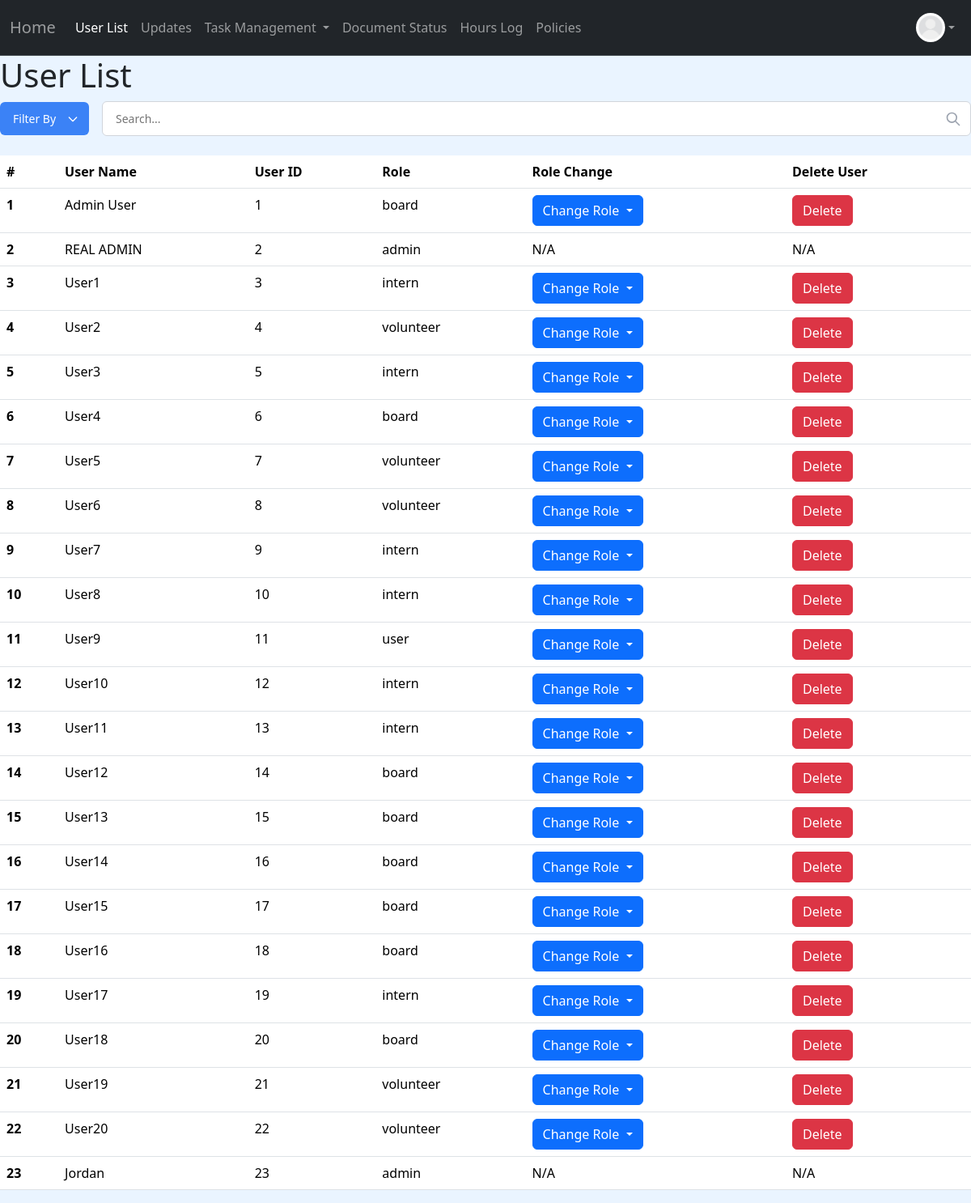
The page /user/list (signed in) on the database its author committed.
### project/models.py (models this page shows, shortened)
class User(db.Model, UserMixin):
    __tablename__ = 'users'
    id: Mapped[int] = mapped_column(primary_key=True)
    name: Mapped[str] = mapped_column()
    email: Mapped[str] = mapped_column(unique=True)
    address: Mapped[str] = mapped_column(default="None Provided")
    password_hash: Mapped[str] = mapped_column(db.String(128))
    date_created: Mapped[datetime] = mapped_column(DateTime, server_default=func.now())
    total_hours: Mapped[float] = mapped_column(default=0.0)
    picture: Mapped[str] = mapped_column(default="default.jpeg")
    role: Mapped[str] = mapped_column(default="user")  # "user", "volunteer", " intern", "board"
    hours: Mapped[List["Hours"]] = relationship("Hours", back_populates="user", cascade="all, delete-orphan")
    documents: Mapped[List["Document"]] = relationship("Document", back_populates="user", cascade="all, delete-orphan")
    task_assignments: Mapped[List["TaskAssignment"]] = relationship(
        "TaskAssignment",
        back_populates="user",
        cascade="all, delete-orphan"
    )

### app.py (the view)
@login_required
@permission_required('board')
@app.route("/user/list")
def user_list():
    if request.args.get('filter_by') and request.args.get('search_query'):
        filter_by = request.args.get('filter_by')
        search_query = request.args.get('search_query')
        if filter_by == 'role':
            users = User.query.filter(User.role.ilike(f'%{search_query}%')).all()
        elif filter_by == 'name':
            users = User.query.filter(User.name.ilike(f'%{search_query}%')).all()
    else:
        users = User.query.all()
    return render_template("user_list.html", users=users)

### app.py (called while the page is built)
@app.context_processor
def inject_now():
    return {
        'now': datetime.now,
        'today': date.today
    }

### project/models.py (called while the page is built)
@login_manager.user_loader
def load_user(user_id):
    return User.query.get(user_id)

### project/templates/user_list.html (shortened to what this page needs)
{% extends "base.html" %}
{% block content %}
<h1>User List</h1>
<form action="{{ url_for('user_list') }}" method="get" class="search-filter-container" style="display: flex; gap: 1rem; align-items: center;">
    <div>
        <select name="filter_by" id="filterSelect" class="filter-select" required>
            <option disabled selected hidden>Filter By</option>
        </select>
    </div>
    <div class="search-wrapper" style="position: relative;">
        <input
            type="text"
            name="search_query"
            id="searchBar"
            placeholder="Search..."
            class="search-input"
            required
        >
        <button type="submit" class="search-btn" style="position: absolute; right: 0; top: 0; height: 100%; background: none; border: none;">
        </button>
    </div>
</form>
    <table class="table table-hover">
    <thead class = "thead-light">
    <tr>
        <th scope="col">#</th>
        <th scope ="col">User Name</th>
        <th scope="col">User ID</th>
        <th scope="col">Role</th>
        <th scope="col">Role Change</th>
        <th scope="col">Delete User</th>
    </tr>
    </thead>
    <tbody>
        {% for user in users %}
            {% set user_num = loop.index %}
            <tr>
            <th scope="row">{{user_num}}</th>
            <td>{{ user.name }}</td>
            <td>{{ user.id }}</td>
            <td>{{ user.role }}</td>
            {% if user.role != current_user.role and user.role != "admin" %}
                <td>
                <div class="btn-group" role="group">
                    <button id="btnGroupDrop1" type="button" class="btn btn-primary dropdown-toggle" data-bs-toggle="dropdown" aria-expanded="false">
                        Change Role
                    </button>
                </td>
                <td>
                    <form action="{{ url_for('delete_user') }}" method="post">
                        <button type="button" class="btn btn-danger delete-btn" data-name="{{ user.name }}">Delete</button>
                    </form>
                </td>
                </tr>
            {% else %}
                <td>N/A</td>
                <td>N/A</td>
            {% endif %}
        {% endfor %}
    </tbody>
    </table>
{% endblock %}

### project/templates/base.html (shortened to what this page needs)
<!DOCTYPE html>
<html>
  <head>
    <link href="https://cdn.jsdelivr.net/npm/bootstrap@5.3.8/dist/css/bootstrap.min.css" rel="stylesheet">
  </head>
  <body>
    <nav class="navbar navbar-expand bg-dark border-bottom border-body" data-bs-theme="dark">
      <div class="container-fluid d-flex">
        <a class="navbar-brand" id="home-link"
            href="{% if current_user.is_authenticated and current_user.role == 'admin' %}
              {{ url_for('admin_dashboard') }}
            {% elif current_user.is_authenticated and current_user.role == 'board' %}
              {{ url_for('board_dashboard') }}
            {% elif current_user.is_authenticated and current_user.role == 'volunteer' %}
                {{ url_for('volunteer_dashboard') }}
            {% elif current_user.is_authenticated and current_user.role == 'intern' %}
                {{ url_for('intern_dashboard') }}
            {% else %}
              {{ url_for('user_dashboard') }}
          {% endif %}">
          Home
        </a>
        <ul class="navbar-nav mb-2 mb-lg-0 d-flex flex-row">
          {% if current_user.is_authenticated and current_user.role != 'user' %}
            {% if current_user.role == 'admin' or current_user.role == 'board' %}
              <li class="nav-item">
                <a class="nav-link" href="{{ url_for('user_list') }}">User List</a>
              </li>
              <li class="nav-item">
              <a class="nav-link"
              href="{{ url_for('notification') }}">
                  Updates </a>
              </li>
                <li class="nav-item dropdown">
                  <a class="nav-link dropdown-toggle" href="#" id="taskDropdown" role="button" aria-expanded="false">
                    Task Management
                  </a>
                </li>
            {% else %}
                <li class="nav-item">
                  <a class="nav-link" href="{{ url_for('my_tasks') }}">Tasks Status</a>
                </li>
            {% endif %}
            <li class="nav-item">
              <a class="nav-link" href="{{ url_for('document_status') }}">Document Status</a>
            </li>
            <li class="nav-item">
              <a class="nav-link"
              href="{{ url_for('hours_log') }}">
                  Hours Log </a>
            </li>
            <li class="nav-item">
              <a class="nav-link"
              href="{{ url_for('policies') }}">
                  Policies </a>
            </li>
          {% endif %}
        </ul>
        {% if current_user.is_authenticated %}
        <ul class="navbar-nav ms-auto mb-2 mb-lg-0">
          <li class="nav-item dropdown">
            <a class="nav-link d-flex align-items-center dropdown-toggle" href="#" id="profileDropdown" role="button" aria-expanded="false">
              <img src="{{ url_for('static', filename='profile_pics/' ~ current_user.picture ) }}" alt="Profile" style="height:36px;width:36px;border-radius:50%;">
            </a>
          </li>
        </ul>
        {% endif %}
      </div>
    </nav>
    {% block content %}
    {% endblock %}
  </body>
</html>

### project/templates/base.html (style rules this page uses)
body { background-color: #eaf4ff; }
.search-filter-container { display: flex; gap: 12px; margin-bottom: 1.5rem; align-items: center; }
.dropdown { position: relative; display: inline-block; }
.filter-select { display: flex; align-items: center; gap: 8px; padding: 10px 40px 10px 16px; background-color: #3b82f6; color: white; border: none; border-radius: 6px; cursor: pointer; font-size: 14px; font-weight: 500; white-space: nowrap; appearance: none; background-repeat: no-repeat; background-position: right 12px center; background-size: 16px; transition: background-color 0.2s; }
.filter-select option { background-color: white; color: #374151; padding: 10px; }
.search-wrapper { flex: 1; position: relative; min-width: 0; }
.search-input { width: 100%; padding: 10px 40px 10px 16px; border: 1px solid #d1d5db; border-radius: 6px; font-size: 14px; outline: none; transition: border-color 0.2s, box-shadow 0.2s; }
.navbar-brand { color: rgba(255,255,255,0.55) !important; }
.navbar-nav .nav-link { color: rgba(255,255,255,0.55) !important; }
.navbar-nav .nav-link.active-nav { color: white !important; }

### rows shown on the page
User: picture (placeholder picture), id "2", name "REAL ADMIN", role "admin", shows "N/A"
User: id "1", name "Admin User", role "board"
User: id "3", name "User1", role "intern"
User: id "4", name "User2", role "volunteer"
User: id "5", name "User3", role "intern"
User: id "6", name "User4", role "board"
User: id "7", name "User5", role "volunteer"
User: id "8", name "User6", role "volunteer"
User: id "9", name "User7", role "intern"
User: id "10", name "User8", role "intern"
User: id "11", name "User9", role "user"
User: id "12", name "User10", role "intern"
User: id "13", name "User11", role "intern"
User: id "14", name "User12", role "board"
User: id "15", name "User13", role "board"
User: id "16", name "User14", role "board"
User: id "17", name "User15", role "board"
User: id "18", name "User16", role "board"
User: id "19", name "User17", role "intern"
User: id "20", name "User18", role "board"
User: id "21", name "User19", role "volunteer"
User: id "22", name "User20", role "volunteer"
User: id "23", name "Jordan", role "admin", shows "N/A"
